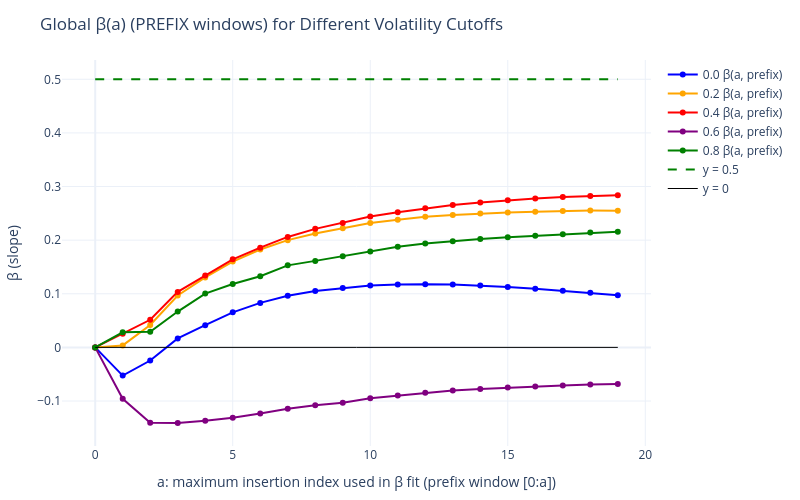

The notebook cell saved with this chart:
### Code cell
import numpy as np
import pandas as pd
import plotly.graph_objects as go
from sklearn.linear_model import LinearRegression

# =========================
# DEBUG CONFIG
# =========================
DBG_ON                 = True     # master switch
DBG_SAMPLE_LEVEL       = True     # per-sample prints inside build_points_for_sample
DBG_SAMPLE_LIMIT       = 5        # how many samples to print in detail (aggregate builder)
DBG_SHOW_ROWS          = 5        # how many rows to print from per-sample DF
DBG_PREFIX_FIT_SUMMARY = True     # summary per 'a' (prefix window)
DBG_PREFIX_FIT_GRID    = None     # set to list like [0, 1, 5, 10, 15, 19] to print only those 'a'; None -> all
DBG_WARN_EPS_HITS      = True     # warn when we clamp by eps
EPS                    = 1e-12

def _sn(x, n=6):  # safe number print
    try:
        return float(np.round(x, n))
    except Exception:
        return x

# ==== helper: build per-insertion points for ONE sample (id) ====
def build_points_for_sample(messages, hist_steps, gen_block, num_insertions,
                            price_col=3, size_col=5, event_type_col=1,
                            eps=EPS, sid=None):
    """
    Returns a DataFrame with columns: ['ins_idx','log_qv','log_impact'] for a single sample.
    • Insertions at positions: hist_steps + (1..num_insertions)*gen_block
    • Q: cumulative sum of inserted sizes (only at insertion indices)
    • V_exp: cumulative executed market volume (event_type==4) from index 0 up to idx-1
    • Impact: |VWAP_inserted - reference_price| (reference at first insertion)
    """
    T = len(messages)
    positions  = hist_steps + (np.arange(1, num_insertions + 1) * gen_block)
    insert_pos = [int(p) for p in positions if p < T]

    if DBG_ON and DBG_SAMPLE_LEVEL and (sid is not None):
        print(f"\n[build_points_for_sample] sid={sid} | T={T} | planned_ins={list(positions[:10])}{'...' if len(positions)>10 else ''}")
        print(f"[build_points_for_sample] sid={sid} | valid insert_pos={insert_pos}")

    if len(insert_pos) == 0:
        if DBG_ON and DBG_SAMPLE_LEVEL and (sid is not None):
            print(f"[build_points_for_sample] sid={sid} | NO valid insertions -> empty DF")
        return pd.DataFrame(columns=["ins_idx", "log_qv", "log_impact"])

    # reference price at first insertion
    ref_price = float(messages[insert_pos[0], price_col])

    # cumulative executed market volume from start (index 0)
    evt_types = messages[:, event_type_col].astype(int)
    sizes_all = messages[:, size_col].astype(float)
    exec_sizes = np.where(evt_types == 4, sizes_all, 0.0)
    cum_exec = np.cumsum(exec_sizes)

    # per-insertion quantities
    dQ         = messages[insert_pos, size_col].astype(float)     # ΔQ_i
    ins_prices = messages[insert_pos, price_col].astype(float)
    Q_cum      = np.cumsum(dQ)                                    # Q_i
    notional_ticks_cum = np.cumsum(dQ * ins_prices)
    vwap_ticks         = notional_ticks_cum / np.maximum(Q_cum, eps)
    impact_ticks       = np.abs(vwap_ticks - ref_price)

    # V_exp at each insertion i = cum_exec[idx-1]
    V_exp = []
    for idx in insert_pos:
        V_i = cum_exec[idx - 1] if (idx - 1) >= 0 else 0.0
        V_exp.append(float(max(V_i, 0.0)))
    V_exp = np.array(V_exp, dtype=float)

    rel_size = Q_cum / np.maximum(V_exp, eps)                     # Q / V_exp

    # eps diagnostics
    n_Q_zero   = int(np.sum(Q_cum <= 0))
    n_V_zero   = int(np.sum(V_exp <= 0))
    n_imp_zero = int(np.sum(impact_ticks <= 0))
    if DBG_ON and DBG_SAMPLE_LEVEL and (sid is not None):
        print(f"[build_points_for_sample] sid={sid} | ref_price={_sn(ref_price)}")
        print(f"[build_points_for_sample] sid={sid} | dQ[:5]={dQ[:5]}, Q_cum[:5]={Q_cum[:5]}")
        print(f"[build_points_for_sample] sid={sid} | V_exp[:5]={V_exp[:5]}")
        print(f"[build_points_for_sample] sid={sid} | impact_ticks[:5]={impact_ticks[:5]}")
        if DBG_WARN_EPS_HITS and (n_Q_zero or n_V_zero or n_imp_zero):
            print(f"[WARN][sid={sid}] zeros -> Q<=0:{n_Q_zero}, V<=0:{n_V_zero}, Impact<=0:{n_imp_zero} (clamped by eps={eps})")

    # logs
    log_qv     = np.log(np.maximum(rel_size, eps))
    log_impact = np.log(np.maximum(impact_ticks, eps))

    # ins_idx is 0..(len(insert_pos)-1) for this sample
    ins_idx = np.arange(len(insert_pos), dtype=int)

    df = pd.DataFrame({"ins_idx": ins_idx, "log_qv": log_qv, "log_impact": log_impact})

    if DBG_ON and DBG_SAMPLE_LEVEL and (sid is not None):
        print(f"[build_points_for_sample] sid={sid} | df.shape={df.shape}")
        print(df.head(DBG_SHOW_ROWS))

    return df

# ==== helper: aggregate across many samples (ids) ====
def build_points_across_samples(m_dict, sample_ids, hist_steps, gen_block, num_insertions):
    dfs = []
    printed = 0
    if DBG_ON:
        print(f"\n[build_points_across_samples] assembling from {len(sample_ids)} sample_ids")

    for sid in sample_ids:
        if sid not in m_dict:
            if DBG_ON:
                print(f"[build_points_across_samples][MISS] sid={sid} not in m_dict")
            continue
        df = build_points_for_sample(m_dict[sid], hist_steps, gen_block, num_insertions, sid=sid)
        if len(df):
            dfs.append(df)
            if DBG_ON and printed < DBG_SAMPLE_LIMIT:
                print(f"[build_points_across_samples] sid={sid} contributed {df.shape[0]} rows")
                printed += 1
        else:
            if DBG_ON and printed < DBG_SAMPLE_LIMIT:
                print(f"[build_points_across_samples] sid={sid} -> empty df")
                printed += 1

    out = pd.concat(dfs, ignore_index=True) if len(dfs) else pd.DataFrame(columns=["ins_idx","log_qv","log_impact"])
    if DBG_ON:
        print(f"[build_points_across_samples] TOTAL rows={out.shape[0]} | cols={list(out.columns)}")
        if out.shape[0]:
            with pd.option_context('display.max_columns', None, 'display.width', 120):
                print(out.describe().T)
                print("head:")
                print(out.head(DBG_SHOW_ROWS))
                print("tail:")
                print(out.tail(DBG_SHOW_ROWS))
    return out

# ==== helper: compute prefix β(a) on [0:a] ====
def compute_prefix_betas(points_df, num_insertions):
    """
    Fit y = c + β x using all points with ins_idx <= a, for a=0..A.
    Returns a_values, betas (np.ndarrays).
    """
    if points_df.empty:
        if DBG_ON:
            print("[compute_prefix_betas] points_df is EMPTY")
        return np.array([]), np.array([])

    if "ins_idx" not in points_df.columns or "log_qv" not in points_df.columns or "log_impact" not in points_df.columns:
        raise ValueError("[compute_prefix_betas] points_df must have columns: ins_idx, log_qv, log_impact")

    max_idx = int(points_df["ins_idx"].max())
    A = int(min(num_insertions - 1, max_idx))
    if DBG_ON and DBG_PREFIX_FIT_SUMMARY:
        print(f"\n[compute_prefix_betas] A={A} (ins_idx range: 0..{max_idx}), num_insertions={num_insertions}")

    a_vals, betas = [], []
    lr = LinearRegression()

    # Full-fit β for consistency check
    X_all = points_df["log_qv"].to_numpy().reshape(-1, 1)
    y_all = points_df["log_impact"].to_numpy()
    lr.fit(X_all, y_all)
    beta_full = float(lr.coef_[0])
    if DBG_ON and DBG_PREFIX_FIT_SUMMARY:
        print(f"[compute_prefix_betas] β_full(all points)={_sn(beta_full)}")

    a_iter = range(0, A + 1) if DBG_PREFIX_FIT_GRID is None else DBG_PREFIX_FIT_GRID
    for a in a_iter:
        sub = points_df[points_df["ins_idx"] <= a]
        n = len(sub)
        if n >= 2:
            X = sub["log_qv"].to_numpy().reshape(-1, 1)
            y = sub["log_impact"].to_numpy()
            lr.fit(X, y)
            beta = float(lr.coef_[0])
        else:
            beta = np.nan

        a_vals.append(a)
        betas.append(beta)

        if DBG_ON and DBG_PREFIX_FIT_SUMMARY:
            # A few quick stats on the subset
            x_min = _sn(np.min(sub["log_qv"])) if n else "–"
            x_max = _sn(np.max(sub["log_qv"])) if n else "–"
            y_min = _sn(np.min(sub["log_impact"])) if n else "–"
            y_max = _sn(np.max(sub["log_impact"])) if n else "–"
            print(f"[compute_prefix_betas] a={a:>2d} | used_points={n:<5d} | β(a)={_sn(beta)} | "
                  f"x∈[{x_min},{x_max}] y∈[{y_min},{y_max}]")

    # Final consistency: at a=max_idx should equal β_full
    if DBG_ON and DBG_PREFIX_FIT_SUMMARY:
        try:
            a_idx = (a_vals.index(A)) if isinstance(a_vals, list) else int(np.where(np.array(a_vals)==A)[0][0])
            beta_at_A = betas[a_idx]
            diff = abs(beta_full - beta_at_A)
            print(f"[compute_prefix_betas][CHECK] β_at_a=max={_sn(beta_at_A)} vs β_full={_sn(beta_full)} | diff={_sn(diff)}")
        except Exception as e:
            print(f"[compute_prefix_betas][CHECK] could not compare to β_full: {e}")

    return np.array(a_vals), np.array(betas)

# ================== YOUR EXISTING BLOCK (kept) ==================

cutoffs = np.round(np.arange(0.0, 1.0, 0.2), 2)  # Includes 0.0 to 0.9
filtered_sample_numbers = {}

for vcut in cutoffs:
    x_filt, all_series_filt, merged_filt, hist_steps_filt, gen_block_filt = prepare_volatility_filtered_series(
        merged, hist_msgs, n_gen_msgs, midprice_step_size, volatility_cutoff=vcut)
    filtered_sample_numbers[vcut] = list(merged_filt['id'])
    print(f"Cutoff {vcut}: {len(filtered_sample_numbers[vcut])} samples")

fig = go.Figure()
cutoff_colors = {
    0.0: "blue", 0.1: "cyan", 0.2: "orange", 0.3: "magenta", 0.4: "red",
    0.5: "brown", 0.6: "purple", 0.7: "gray", 0.8: "green", 0.9: "black"
}

# Ensure 0.0 is plotted first
ordered_cutoffs = sorted(filtered_sample_numbers.keys(), key=lambda x: (x != 0.0, x))

# === NEW: compute PREFIX β(a) curves per cutoff ===
for vcut in ordered_cutoffs:
    sample_ids = filtered_sample_numbers[vcut]

    # Build per-insertion points across all samples for this cutoff
    points_df = build_points_across_samples(
        m_dict, sample_ids,
        hist_steps=hist_steps,
        gen_block=gen_block,
        num_insertions=num_insertions
    )

    if points_df.empty:
        if DBG_ON:
            print(f"[main] cutoff={vcut}: points_df is empty, skipping")
        continue

    # Compute β(a) on [0:a]
    a_vals, betas = compute_prefix_betas(points_df, num_insertions=num_insertions)
    if a_vals.size == 0:
        if DBG_ON:
            print(f"[main] cutoff={vcut}: no a_vals, skipping")
        continue

    label = f"0.0 β(a, prefix)" if vcut == 0.0 else f"{vcut} β(a, prefix)"
    fig.add_trace(go.Scatter(
        x=a_vals,
        y=betas,
        mode="lines+markers",
        marker=dict(size=6),
        name=label,
        line=dict(color=cutoff_colors.get(vcut, None))
    ))

# Visual guides
if len(fig.data) > 0:
    a_values = fig.data[0].x
else:
    a_values = np.arange(0, max(1, num_insertions))

fig.add_trace(go.Scatter(
    x=[int(np.min(a_values)), int(np.max(a_values))],
    y=[0.5, 0.5],
    mode="lines",
    line=dict(color="green", dash="dash"),
    name="y = 0.5"
))
fig.add_trace(go.Scatter(
    x=[int(np.min(a_values)), int(np.max(a_values))],
    y=[0, 0],
    mode="lines",
    line=dict(color="black", width=1),
    name="y = 0"
))

fig.update_xaxes(title_text="a: maximum insertion index used in β fit (prefix window [0:a])")
fig.update_yaxes(title_text="β (slope)")
fig.update_layout(
    title="Global β(a) (PREFIX windows) for Different Volatility Cutoffs",
    template="plotly_white",
    width=800,
    height=500,
    margin=dict(t=60, r=30, b=50, l=60),
    legend=dict(orientation="v"),
)
fig.show()

### Figure 1 — Plotly figure (JSON) as saved in the notebook; plotly's stock layout.template omitted (floating-point values rounded to 4 significant figures)
{"data": [{"line": {"color": "blue"}, "marker": {"size": 6}, "mode": "lines+markers", "name": "0.0 β(a, prefix)", "type": "scatter", "x": [0, 1, 2, 3, 4, 5, 6, 7, 8, 9, 10, 11, 12, 13, 14, 15, 16, 17, 18, 19], "y": [0.0, -0.05257, -0.0245, 0.01675, 0.04149, 0.06544, 0.08299, 0.09621, 0.1051, 0.111, 0.1156, 0.1172, 0.1179, 0.1172, 0.1155, 0.1127, 0.1094, 0.1059, 0.102, 0.09737]}, {"line": {"color": "orange"}, "marker": {"size": 6}, "mode": "lines+markers", "name": "0.2 β(a, prefix)", "type": "scatter", "x": [0, 1, 2, 3, 4, 5, 6, 7, 8, 9, 10, 11, 12, 13, 14, 15, 16, 17, 18, 19], "y": [0.0, 0.003693, 0.04183, 0.09674, 0.1305, 0.16, 0.1826, 0.2, 0.2124, 0.2223, 0.2319, 0.2381, 0.2435, 0.247, 0.2498, 0.2518, 0.2532, 0.2544, 0.2551, 0.255]}, {"line": {"color": "red"}, "marker": {"size": 6}, "mode": "lines+markers", "name": "0.4 β(a, prefix)", "type": "scatter", "x": [0, 1, 2, 3, 4, 5, 6, 7, 8, 9, 10, 11, 12, 13, 14, 15, 16, 17, 18, 19], "y": [-6.306e-33, 0.02524, 0.05151, 0.1035, 0.1339, 0.1643, 0.186, 0.206, 0.2211, 0.232, 0.2441, 0.2521, 0.2596, 0.2658, 0.2704, 0.2746, 0.2776, 0.2804, 0.2826, 0.2839]}, {"line": {"color": "purple"}, "marker": {"size": 6}, "mode": "lines+markers", "name": "0.6 β(a, prefix)", "type": "scatter", "x": [0, 1, 2, 3, 4, 5, 6, 7, 8, 9, 10, 11, 12, 13, 14, 15, 16, 17, 18, 19], "y": [-1.299e-32, -0.09589, -0.1404, -0.1409, -0.1368, -0.1314, -0.1231, -0.1146, -0.108, -0.1031, -0.09495, -0.08977, -0.08459, -0.0804, -0.07739, -0.07484, -0.0728, -0.07089, -0.06934, -0.06839]}, {"line": {"color": "green"}, "marker": {"size": 6}, "mode": "lines+markers", "name": "0.8 β(a, prefix)", "type": "scatter", "x": [0, 1, 2, 3, 4, 5, 6, 7, 8, 9, 10, 11, 12, 13, 14, 15, 16, 17, 18, 19], "y": [-1.705e-31, 0.02805, 0.02899, 0.06685, 0.1003, 0.1182, 0.1326, 0.153, 0.1614, 0.17, 0.179, 0.1875, 0.1937, 0.1982, 0.2023, 0.2056, 0.2083, 0.2109, 0.214, 0.2157]}, {"line": {"color": "green", "dash": "dash"}, "mode": "lines", "name": "y = 0.5", "type": "scatter", "x": [0, 19], "y": [0.5, 0.5]}, {"line": {"color": "black", "width": 1}, "mode": "lines", "name": "y = 0", "type": "scatter", "x": [0, 19], "y": [0, 0]}], "layout": {"height": 500, "legend": {"orientation": "v"}, "margin": {"b": 50, "l": 60, "r": 30, "t": 60}, "title": {"text": "Global β(a) (PREFIX windows) for Different Volatility Cutoffs"}, "width": 800, "xaxis": {"title": {"text": "a: maximum insertion index used in β fit (prefix window [0:a])"}}, "yaxis": {"title": {"text": "β (slope)"}}}}
